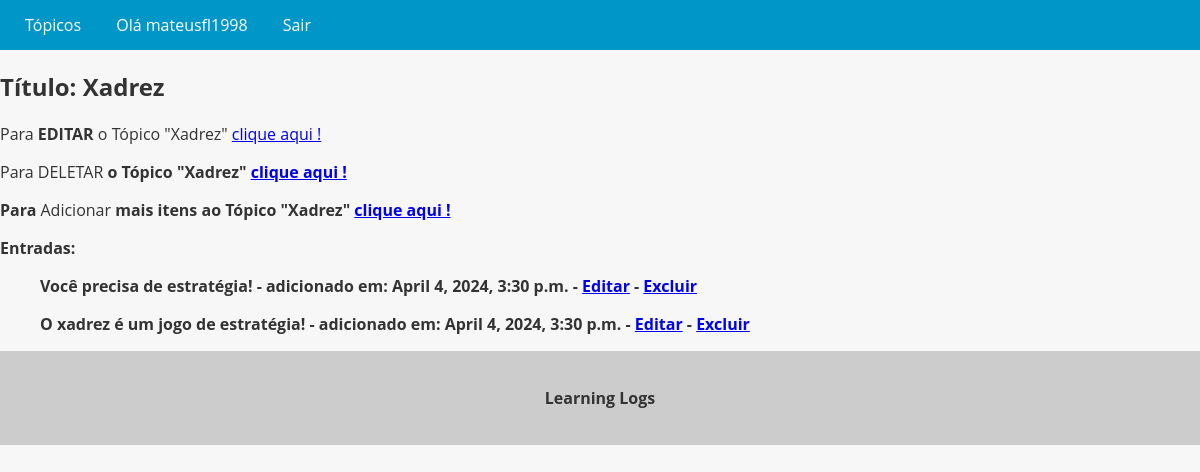
Screenshot of /topic/9 (signed in) with the database file from the repository.
### app_learning/models.py (models this page shows, shortened)
class Topic(models.Model):
    text = models.CharField(max_length=200)
    date_add = models.DateField(auto_now_add=True)
    owner = models.ForeignKey(User, on_delete=models.CASCADE)
    def __str__(self):
        return self.text

class Entry(models.Model):
    topic = models.ForeignKey(Topic, on_delete=models.CASCADE)
    text = models.TextField()
    date_add = models.DateTimeField(auto_now_add=True)
    owner = models.ForeignKey(User, on_delete=models.CASCADE)

### app_learning/views.py (the view)
# urls.py: path('topic/<int:pk>',TopicDetailsView.as_view(), name='topic_detail'),
@method_decorator(login_required(login_url='login'), name='dispatch')
class TopicDetailsView(DetailView):
    model = Topic
    template_name = 'topic_details.html'
    context = 'topics'
    def get_context_data(self, **kwargs):
        context = super().get_context_data(**kwargs)
        entries = self.object.entry_set.order_by('-date_add')
        context["entries"] = entries
        return context
    def get(self, request, *args, **kwargs):
        self.object = self.get_object()
        if self.object.owner != self.request.user:
            raise Http404
        context = self.get_context_data(object=self.object)
        return self.render_to_response(context)

### app_learning/templates/topic_details.html
{% extends "base.html" %}
{%block content%}
<h2>Título: {{ topic }}</h2>
    <p>Para <b>EDITAR</b> o Tópico "{{topic}}" <a href="{% url 'topic_view_update' topic.pk%}">clique aqui !</a></p>
    <p>Para </b>DELETAR<b> o Tópico "{{topic}}" <a href="{% url 'topic_view_delete' topic.pk %}">clique aqui !</a></p>
    <p>Para </b>Adicionar<b> mais itens ao Tópico "{{topic}}" <a href="{% url 'entry_view_create' topic.pk%}">clique aqui !</a></p>
<p>Entradas: </p>
<ul>
    <div>
        {%for entry in entries%}
        <p>{{entry.text}} - adicionado em: {{entry.date_add}} - <a href="{% url 'entry_view_update' entry.pk %}">Editar</a> - <a href ="{% url 'entry_view_delete' entry.pk %}"> Excluir</a></p>
    </div>
    {%endfor%}
</ul>
{%endblock%}

### app_learning/templates/base.html (shortened to what this page needs)
<!DOCTYPE html>
<html lang="en">
<head>
</head>
<body>
  <header>
    <nav>
      <ul>
        <li><a href="{%url 'topics_list' %}">Tópicos</a></li>
        {%if user.is_authenticated%}
        <li>Olá {{user.username}}</li>
        <li><a href="{% url 'logout' %}">Sair</a></li>
        {%else%}
        <li><a href="{% url 'login'%}">Entrar</a></li>
        <li><a href="{% url 'registry'%}">Registrar</a></li>
        {%endif%}
      </ul>
    </nav>
  </header>
  <main>
    {% block content %}
    {% endblock %}
  </main>
  <footer>
    <p>Learning Logs</p>
  </footer>
</body>
</html>

### app_learning/templates/base.html (style rules this page uses)
body { font-family: 'Open Sans', sans-serif; background-color: #f7f7f7; color: #333; margin: 0; padding: 0; }
header { background-color: #0096c7; color: #fff; text-align: center; }
footer { background-color: #ccc; color: #333; padding: 20px; text-align: center; }
nav { background-color: #0096c7; color: #fff; height: 50px; display: flex; justify-content: space-between; align-items: center; }
nav ul { list-style: none; margin: 0; padding: 0; display: flex; }
nav ul li { margin: 0 10px; }
nav ul li a { color: #fff; text-decoration: none; font-size: 16px; padding: 15px; transition: all 0.3s ease; }

### rows the page displays
Topic: text "Xadrez"
Entry: text "Você precisa de estratégia!", date_add "April 4, 2024, 3:30 p.m."
Entry: text "O xadrez é um jogo de estratégia!", date_add "April 4, 2024, 3:30 p.m."

### other values shown
{{ user.username }} "mateusfl1998"
